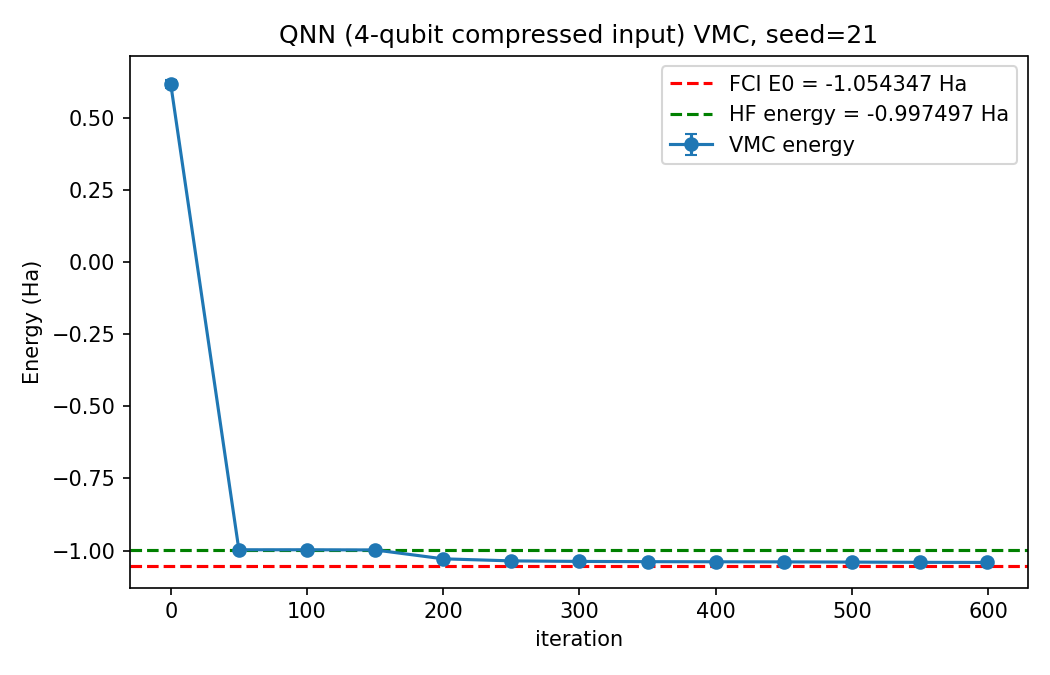

The Python source for this figure:
"""
QNN (PQC) 振幅-相位分离版 VMC —— 4-qubit 压缩输入

核心思想：
1. 组态压缩编码：8 位自旋轨道占据组态 σ = [s0..s7] 按相邻对压成 4 个 qubit 的实数输入
       x_j = 2*σ[2j] + σ[2j+1] ∈ {0,1,2,3},  j = 0..3
   例如 HF 组态 [0 0 0 1 0 0 0 1] → x = [0,1,0,1]，即 "0101"。
   量子比特数从 8 → 4（每个 qubit 承载 2 bit 信息）。

2. PQC（纯 JAX 态矢量模拟，4 qubits）：
   - 编码层：每个 qubit 上 RY(θ_j)·RZ(θ_j)，θ_j = π/2 · x_j ∈ {0, π/2, π, 3π/2}，
     四个取值对应布洛赫球上四个不同点，可无损区分 {0,1,2,3}。
   - 变分层 × L：RY(a)·RZ(b) 单比特旋转 + CNOT 环（0-1-2-3-0）纠缠。
   - 输出：测量特征 f = [⟨Z_0..3⟩, ⟨Z0Z1⟩, ⟨Z1Z2⟩, ⟨Z2Z3⟩, ⟨Z3Z0⟩]（实数，8 维）。

3. 复数输出头（量子-经典混合）：PQC 实特征 → tanh 隐层 → logA（振幅）与 φ（相位），
   logψ = logA + i·φ。全部参数为实数、输出为复数。

4. VMC 引擎沿用已验证框架：
   - 实参数 Wirtinger 梯度 ∇logψ = ∇Re + i∇Im；
   - machine_pow=1 按 |ψ| 采样 + 重要性加权 w ∝ |ψ|（防止 |ψ|² 采样零方差冻结在 HF）；
   - 自然梯度 SR：∇E = 2Re⟨(E_loc−⟨E⟩)(∇logψ)*⟩，度量 Re(S)。
"""
import sys
import os
import time
import jax
import jax.numpy as jnp
import numpy as np
import netket as nk
import optax
import matplotlib
matplotlib.use("Agg")
import matplotlib.pyplot as plt
from flax import nnx
from functools import partial
from jax import flatten_util

sys.path.append(os.path.join(os.path.dirname(os.path.abspath(__file__)), '..'))
from H2_631G import SINGLE_SIZE, ha, hi, E_fcis, single_rule, g, hf_ground_energy

jax.config.update("jax_enable_x64", True)


# ===================== 组态压缩编码：8 bit → 4 个 qubit 实数输入 =====================
def encode_configs(sigma):
    """
    sigma: (..., 8) 占据数 0/1
    返回 x: (..., 4) 实数输入，x_j = 2σ[2j] + σ[2j+1] ∈ {0,1,2,3}
    HF [0 0 0 1 0 0 0 1] → x = [0,1,0,1]（即 "0101"）

    编码思想（用户提出）：每个 qubit 承载一对相邻轨道，占据处放门、空处留空，
    HF 编码层即 [I, G, I, G]（"IXIX"）。由于对内两个位置都可能被占（(0,1) 与 (1,0)
    必须区分），纯 X 门会碰撞，故用旋转角 θ = π/2·v 区分：
        v=0 → I          （|0⟩，北极，留空）
        v=2 → X 门       （RY(π)RZ(π) = -iX，精确 X 差全局相位）
        v=1/v=3 → 广义 X（Bloch 赤道上两个不同点）
    四个取值 → 四个不同量子态，无信息损失。
    """
    sigma = jnp.asarray(sigma)
    return (2.0 * sigma[..., 0::2] + sigma[..., 1::2]).astype(jnp.float64)


# ===================== 单比特 / 两比特门（态矢量，支持批量角度） =====================
def ry(theta):
    """theta: (...) → U: (..., 2, 2)"""
    c, s = jnp.cos(theta / 2), jnp.sin(theta / 2)
    return jnp.stack([
        jnp.stack([c, -s], axis=-1),
        jnp.stack([s, c], axis=-1),
    ], axis=-2)


def rz(theta):
    """theta: (...) → U: (..., 2, 2) 对角阵"""
    e = jnp.exp(0.5j * theta)
    return jnp.stack([
        jnp.stack([jnp.conj(e), 0 * e], axis=-1),
        jnp.stack([0 * e, e], axis=-1),
    ], axis=-2)


CNOT = jnp.array([[1, 0, 0, 0],
                  [0, 1, 0, 0],
                  [0, 0, 0, 1],
                  [0, 0, 1, 0]], dtype=jnp.complex128)


def _bcast(u, p0_ndim):
    """把门元素 u（标量或任意批维）广播到单 qubit 切片 p0 的形状"""
    return u.reshape(u.shape + (1,) * (p0_ndim - u.ndim))


def apply_1q(psi, U, q):
    """
    psi: (..., 2,2,2,2)（qubit 0 = 倒数第 4 轴），U: (..., 2, 2) 或 (2,2)
    """
    ax = psi.ndim - 4 + q
    psi = jnp.moveaxis(psi, ax, -4)
    p0, p1 = psi[..., 0, :, :, :], psi[..., 1, :, :, :]
    u00, u01 = _bcast(U[..., 0, 0], p0.ndim), _bcast(U[..., 0, 1], p0.ndim)
    u10, u11 = _bcast(U[..., 1, 0], p0.ndim), _bcast(U[..., 1, 1], p0.ndim)
    out = jnp.stack([u00 * p0 + u01 * p1, u10 * p0 + u11 * p1], axis=-4)
    return jnp.moveaxis(out, -4, ax)


def apply_cnot_ring(psi):
    """对 qubit (0,1),(1,2),(2,3),(3,0) 依次作用 CNOT（控制在前）"""
    for (c, t) in [(0, 1), (1, 2), (2, 3), (3, 0)]:
        psi = _apply_cnot(psi, c, t)
    return psi


def _apply_cnot(psi, c, t):
    axc, axt = psi.ndim - 4 + c, psi.ndim - 4 + t
    psi = jnp.moveaxis(psi, axc, -4)
    if axt < axc:
        axt += 1  # axc 被移到 -4 后，位于其前的轴整体右移一位
    psi = jnp.moveaxis(psi, axt, -3)
    lead = psi.shape[:-4]
    p = psi.reshape(lead + (4, 2, 2))  # 指数 = 2*b_c + b_t
    p = p.at[..., 2, :, :].set(p[..., 3, :, :])
    p = p.at[..., 3, :, :].set(psi.reshape(lead + (4, 2, 2))[..., 2, :, :])
    psi = p.reshape(lead + (2, 2, 2, 2))
    psi = jnp.moveaxis(psi, -3, axt)
    return jnp.moveaxis(psi, -4, axc)


# ===================== PQC 前向：输入实数 → 输出实特征 =====================
N_QUBITS = 4
# ZZ 环特征配对
ZZ_PAIRS = [(0, 1), (1, 2), (2, 3), (3, 0)]
N_FEATURES = N_QUBITS + len(ZZ_PAIRS)  # 8


def pqc_features(x, pqc_params):
    """
    x: (..., 4) 实数输入（取值 0..3）
    pqc_params: (L, 4, 2) 实参数 [RY, RZ]
    返回 features: (..., 8) 实数
    """
    theta = x * (jnp.pi / 2.0)  # (..., 4)
    # 初始 |0000>，qubit 轴在前端便于门操作
    psi = jnp.zeros(theta.shape[:-1] + (2,) * N_QUBITS, dtype=jnp.complex128)
    psi = psi.at[..., 0, 0, 0, 0].set(1.0)

    # 编码层：RY(θ)·RZ(θ)，{0,1,2,3} → 布洛赫球 4 个不同点
    for q in range(N_QUBITS):
        psi = apply_1q(psi, ry(theta[..., q]), q)
        psi = apply_1q(psi, rz(theta[..., q]), q)

    # 变分层
    n_layers = pqc_params.shape[0]
    for l in range(n_layers):
        for q in range(N_QUBITS):
            psi = apply_1q(psi, ry(pqc_params[l, q, 0]), q)
            psi = apply_1q(psi, rz(pqc_params[l, q, 1]), q)
        psi = apply_cnot_ring(psi)

    p = (jnp.abs(psi) ** 2).reshape(theta.shape[:-1] + (2 ** N_QUBITS,))

    # ⟨Z_q⟩：qubit q = 第 q 根轴 = 指数第 q 位（MSB 起）
    z_signs = 1 - 2 * ((jnp.arange(2 ** N_QUBITS)[:, None] >> jnp.arange(3, -1, -1)) & 1)  # (16, 4)
    feats_Z = jnp.einsum('...z,zq->...q', p, z_signs)
    feats_ZZ = jnp.stack(
        [feats_Z[..., a] * feats_Z[..., b] for a, b in ZZ_PAIRS], axis=-1
    )
    return jnp.concatenate([feats_Z, feats_ZZ], axis=-1)


# ===================== Ansatz：PQC 特征 + 经典复数头 =====================
class QNNAnsatz(nnx.Module):
    """实参数、复数输出：logψ = logA + i·φ"""

    def __init__(self, n_layers: int = 3, hidden_dim: int = 16, *,
                 pqc_scale: float = 0.5, rngs: nnx.Rngs):
        self.pqc = nnx.Param(
            jax.random.normal(rngs.params(), (n_layers, N_QUBITS, 2)) * pqc_scale
        )
        self.hid = nnx.Linear(N_FEATURES, hidden_dim, rngs=rngs, param_dtype=float)
        self.head_logA = nnx.Linear(hidden_dim, 1, rngs=rngs, param_dtype=float)
        self.head_phi = nnx.Linear(hidden_dim, 1, rngs=rngs, param_dtype=float)

    def __call__(self, sigma: jax.Array) -> jax.Array:
        x = encode_configs(sigma)                      # (..., 4) 实数
        f = pqc_features(x, self.pqc.value)            # (..., 8) 实数
        h = nnx.tanh(self.hid(f))
        logA = jnp.squeeze(self.head_logA(h), axis=-1)
        phi = jnp.squeeze(self.head_phi(h), axis=-1)
        return logA + 1j * phi


def create_machine(model: nnx.Module):
    graphdef, state = nnx.split(model)

    @jax.jit
    def machine(params, sigma):
        m = nnx.merge(graphdef, params)
        return m(sigma)

    return machine, graphdef, state


# ===================== 局部能量 =====================
@partial(jax.jit, static_argnames=("machine",))
def compute_local_energies(machine, params, sigma):
    eta, H_eta = ha.get_conn_padded(sigma)
    logpsi_sigma = machine(params, sigma)
    logpsi_eta = machine(params, eta)
    logpsi_sigma = jnp.expand_dims(logpsi_sigma, -1)
    return jnp.sum(H_eta * jnp.exp(logpsi_eta - logpsi_sigma), axis=-1)


# ===================== 实参数 Wirtinger 梯度 =====================
def _grad_logpsi_real_params(machine, params, sigma):
    """∇ logψ(σ) = ∇ Re logψ(σ) + i · ∇ Im logψ(σ)"""
    re_grad = jax.vmap(
        lambda s: jax.grad(lambda p: machine(p, s).real)(params)
    )(sigma)
    im_grad = jax.vmap(
        lambda s: jax.grad(lambda p: machine(p, s).imag)(params)
    )(sigma)
    return jax.tree_util.tree_map(lambda r, i: r + 1j * i, re_grad, im_grad)


# ===================== 重要性加权（配合 machine_pow=1 采样 p ∝ |ψ|） =====================
@partial(jax.jit, static_argnames=("machine",))
def _sample_weights(machine, params, sigma):
    """w_i = |ψ(σ_i)|，配合 p ∝ |ψ| 的采样分布"""
    logpsi = machine(params, sigma)
    return jnp.exp(jnp.real(logpsi))


def _weighted_mean_std(x, w):
    w_sum = jnp.sum(w)
    mean = jnp.sum(w * x) / w_sum
    var = jnp.sum(w * jnp.abs(x - mean) ** 2) / w_sum
    return mean, jnp.sqrt(var / x.shape[0])


@partial(jax.jit, static_argnames=("machine",))
def forces_expect_hermitian(machine, params, sigma):
    """∇⟨E⟩ = 2·Re⟨(E_loc − ⟨E⟩) (∇log ψ)*⟩_w，返回已含因子 2 的实梯度"""
    w = _sample_weights(machine, params, sigma)
    O_loc = compute_local_energies(machine, params, sigma)
    O_mean, O_std = _weighted_mean_std(O_loc, w)
    O_centered = O_loc - O_mean

    grad_matrix = _grad_logpsi_real_params(machine, params, sigma)

    def weight_and_mean(grad_component):
        wc = (w * O_centered).reshape((w.shape[0],) + (1,) * (grad_component.ndim - 1))
        return (jnp.sum(wc * jnp.conj(grad_component), axis=0) / jnp.sum(w)).real

    grad = jax.tree_util.tree_map(weight_and_mean, grad_matrix)
    return O_mean, O_std, grad


def compute_qgt(machine, params, sigma, diag_shift=0.01):
    """加权 QGT（实参数度量取 Re(S)）+ 对角正则"""
    n_samples = sigma.shape[0]
    w = _sample_weights(machine, params, sigma)
    grad_matrix = _grad_logpsi_real_params(machine, params, sigma)
    grad_flat, unravel_fn = flatten_util.ravel_pytree(grad_matrix)
    grad_flat = grad_flat.reshape(n_samples, -1)
    w_mean = jnp.sum(w[:, None] * grad_flat, axis=0, keepdims=True) / jnp.sum(w)
    grad_centered = grad_flat - w_mean
    qw = (w[:, None] * jnp.conj(grad_centered)).T @ grad_centered / jnp.sum(w)
    qgt = qw.real
    qgt_reg = qgt + diag_shift * jnp.eye(qgt.shape[0])
    return qgt_reg, unravel_fn


# ===================== 精确校验：16 维全空间波函数 =====================
def exact_energy(machine, params):
    """小系统极限：全空间 16 组态精确求和（|ψ|² 加权），对照采样结果"""
    all_states = hi.all_states()
    logpsi = machine(params, all_states)                       # (16,)
    psi2 = jnp.exp(2 * jnp.real(logpsi))
    eta, H_eta = ha.get_conn_padded(all_states)                # (16,C,8), (16,C)
    logpsi_eta = machine(params, eta)                          # (16,C)
    e_loc = jnp.sum(H_eta * jnp.exp(logpsi_eta - logpsi[:, None]), axis=-1)
    return jnp.sum(psi2 * e_loc) / jnp.sum(psi2)


# ===================== 训练 =====================
def main(seed=21, n_iter=600, learning_rate=0.1, diag_shift=0.01,
         n_layers=3, hidden_dim=16, pqc_scale=0.5, tag=""):
    print("=" * 60)
    print("H2 分子基本信息")
    print("=" * 60)
    print(f"HF energy = {hf_ground_energy:.8f} Ha")
    print(f"FCI E0    = {E_fcis[0]:.8f} Ha")

    # 编码演示
    hf_cfg = np.array(hi.all_states()[0])
    print(f"HF 组态 {hf_cfg} → 4-qubit 输入 {np.array(encode_configs(hf_cfg))}（即 0101 编码）")

    model = QNNAnsatz(n_layers=n_layers, hidden_dim=hidden_dim, pqc_scale=pqc_scale, rngs=nnx.Rngs(seed))
    n_params = sum(x.size for x in jax.tree_util.tree_leaves(nnx.state(model, nnx.Param)))
    print(f"Ansatz: PQC({N_QUBITS} qubits, {n_layers} layers) + 经典复数头, 参数量 {n_params}")

    sampler = nk.sampler.MetropolisSampler(
        hi, rule=single_rule, n_chains=150, sweep_size=32, machine_pow=1
    )
    machine, graphdef, params = create_machine(model)
    sampler_state = sampler.init_state(machine, params, seed=1)

    optimizer = optax.sgd(learning_rate=learning_rate)
    opt_state = optimizer.init(params)

    history = {'step': [], 'energy': [], 'energy_std': [], 'error': []}

    print("\n" + "=" * 60)
    print(f"开始 QNN-VMC 训练 (自然梯度 + 重要性加权, seed={seed})")
    print("=" * 60)

    samples = None
    t0 = time.time()
    for step in range(n_iter):
        sampler_state = sampler.reset(machine, params, sampler_state)
        samples, sampler_state = sampler.sample(
            machine, params, state=sampler_state, chain_length=20
        )
        samples = samples.reshape(-1, hi.size)

        energy, energy_std, grad = forces_expect_hermitian(machine, params, samples)

        qgt_reg, _ = compute_qgt(machine, params, samples, diag_shift=diag_shift)
        grad_flat, grad_unravel_fn = flatten_util.ravel_pytree(grad)
        natural_grad = jnp.linalg.solve(qgt_reg, grad_flat)
        grad = grad_unravel_fn(natural_grad)

        updates, opt_state = optimizer.update(grad, opt_state, params)
        params = optax.apply_updates(params, updates)

        if step % 50 == 0 or step == n_iter - 1:
            error = jnp.abs(energy.real - E_fcis[0])
            e_ex = exact_energy(machine, params)
            history['step'].append(step)
            history['energy'].append(float(energy.real))
            history['energy_std'].append(float(energy_std))
            history['error'].append(float(error))
            print(
                f"Step {step:3d} | E: {energy.real:.8f} ± {energy_std:.6f} "
                f"| 精确: {e_ex.real:.8f} | Error: {error:.6f}"
            )

    # 精确全空间校验
    e_exact = exact_energy(machine, params)
    final_error = jnp.abs(e_exact.real - E_fcis[0])
    print("\n" + "=" * 60)
    print(f"训练完成! 用时 {time.time() - t0:.1f}s")
    print(f"全空间精确能量：{e_exact.real:.8f} Ha")
    print(f"FCI 基准：{E_fcis[0]:.8f} Ha")
    print(f"绝对误差：{final_error:.6f} Ha")
    print(f"相对误差：{final_error / jnp.abs(E_fcis[0]) * 100:.4f}%")
    print("=" * 60)

    # 绘图
    fig, ax = plt.subplots(figsize=(7, 4.5))
    ax.errorbar(history['step'], history['energy'], yerr=history['energy_std'],
                fmt='o-', capsize=3, label='VMC energy')
    ax.axhline(E_fcis[0], color='r', ls='--', label=f'FCI E0 = {E_fcis[0]:.6f} Ha')
    ax.axhline(hf_ground_energy, color='g', ls='--', label=f'HF energy = {hf_ground_energy:.6f} Ha')
    ax.set_xlabel('iteration')
    ax.set_ylabel('Energy (Ha)')
    ax.set_title(f'QNN (4-qubit compressed input) VMC, seed={seed}')
    ax.legend()
    fig.tight_layout()
    out_png = f'QNN振幅相位分离版-VMC-1{tag}.png'
    fig.savefig(out_png, dpi=150)
    print(f"训练曲线已保存: {out_png}")

    return float(e_exact.real), float(final_error)


if __name__ == '__main__':
    import argparse
    parser = argparse.ArgumentParser()
    parser.add_argument('--seed', type=int, default=21)
    parser.add_argument('--n-iter', type=int, default=600)
    parser.add_argument('--lr', type=float, default=0.1)
    parser.add_argument('--layers', type=int, default=3)
    parser.add_argument('--hidden', type=int, default=16)
    parser.add_argument('--pqc-scale', type=float, default=0.5)
    parser.add_argument('--tag', type=str, default="")
    args = parser.parse_args()
    main(seed=args.seed, n_iter=args.n_iter, learning_rate=args.lr,
         n_layers=args.layers, hidden_dim=args.hidden,
         pqc_scale=args.pqc_scale, tag=args.tag)
